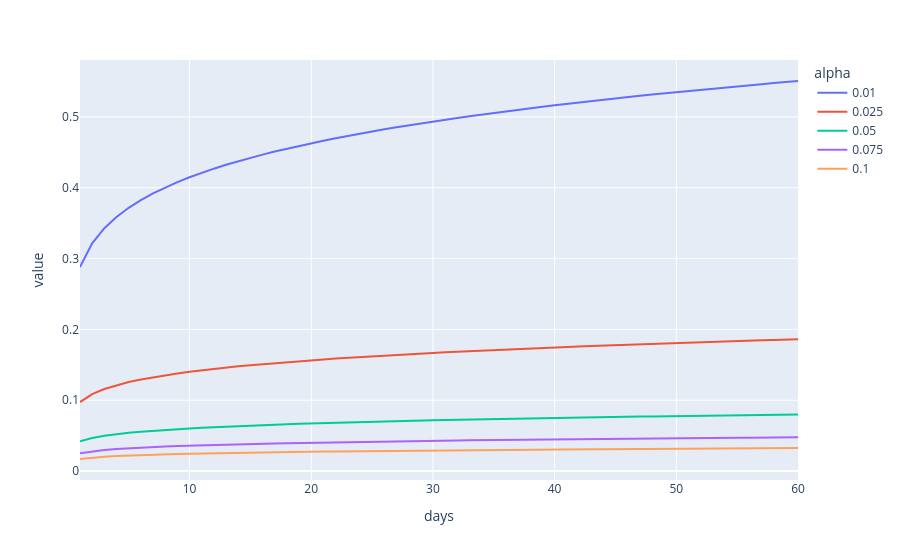

The notebook cell saved with this chart:
### Markdown cell above
Compute `k`, the funding related risk metric:

### Code cell
ks, dst = funding.generic_get_ks(df["btc_ev_v12_fiat_index"].to_numpy(), periodicity)
df_ks = pd.DataFrame(
    data=ks,
    columns=[alpha for alpha in funding.ALPHAS],
    index=[n/funding.NS[0] for n in funding.NS]
)
df_ks.columns.name = "alpha"
df_ks.index.name = "days"

df_ks.plot()
